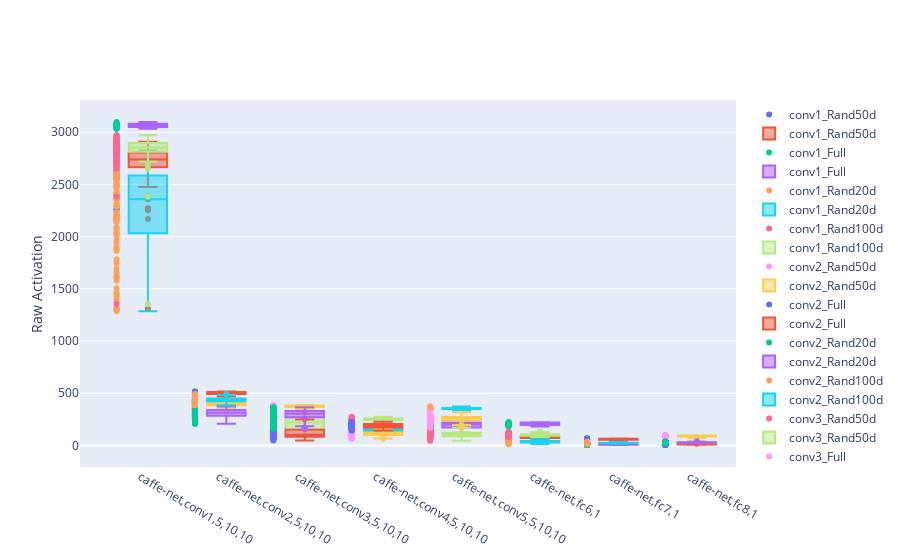

Notebook cell for this chart:
### Code cell
layout = go.Layout(
    xaxis = go.layout.XAxis(
        tickmode = 'array',
        tickvals = 0.3+np.arange(len(layer_names)),
        ticktext = unit_arr#layer_names
    ), 
    yaxis=go.layout.YAxis(
        title=go.layout.yaxis.Title(text="Raw Activation",))
)
fig2 = go.Figure(
    layout = layout
)
for i, unit in enumerate(unit_arr):
    # using 50 random direction 
    best_scores = np.load(join(basedir, "%s_%s_%d" % (unit[0], unit[1], unit[2]), "best_scores.npy"))
    fig2.add_scatter(
        x=[i]*best_scores.shape[0],
        y=best_scores.mean(axis=1),
        mode='markers', name=layer_names[i]+"_Rand50d", #showlegend=True
    )
    fig2.add_box(
        x0=i+0.4, y=best_scores.mean(axis=1),
        name=layer_names[i]+"_Rand50d", #showlegend=True
    )
    
    best_scores = np.load(join(basedir, "%s_%s_%d_full" % (unit[0], unit[1], unit[2]), "best_scores.npy"))
    fig2.add_scatter(
        x=[i]*best_scores.shape[0],
        y=best_scores.mean(axis=1),
        mode='markers', name=layer_names[i]+"_Full", #showlegend=True
    )
    fig2.add_box(
        x0=i+0.4, y=best_scores.mean(axis=1),
        name=layer_names[i]+"_Full", #showlegend=True
    )
    if i > 4:
        unit = (unit[0], unit[1], 5)
    # using 20 random direction 
    best_scores = np.load(join(basedir, "%s_%s_%d_subspac20" % (unit[0], unit[1], unit[2]), "best_scores.npy"))
    fig2.add_scatter(
        x=[i]*best_scores.shape[0],
        y=best_scores.mean(axis=1),
        mode='markers', name=layer_names[i]+"_Rand20d", #showlegend=True
    )
    fig2.add_box(
        x0=i+0.4, y=best_scores.mean(axis=1),
        name=layer_names[i]+"_Rand20d", #showlegend=True
    )
    # using 100 random direction 
    best_scores = np.load(join(basedir, "%s_%s_%d_subspac100" % (unit[0], unit[1], unit[2]), "best_scores.npy"))
    fig2.add_scatter(
        x=[i]*best_scores.shape[0],
        y=best_scores.mean(axis=1),
        mode='markers', name=layer_names[i]+"_Rand100d", #showlegend=True
    )
    fig2.add_box(
        x0=i+0.4, y=best_scores.mean(axis=1),
        name=layer_names[i]+"_Rand100d", #showlegend=True
    )

fig2.show()
